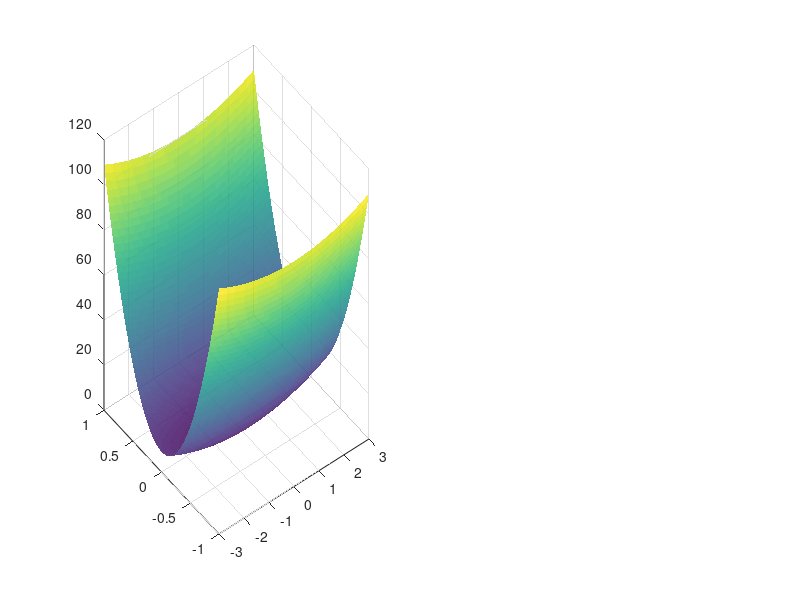

This chart was generated by the following MATLAB code: (Note: this script raises an error after producing the figure.)
%% Zoutendijk demo extendido: superficie 3D + contour en una sola figura
clear; close all; clc;

%% ============================================================
% 1) DEFINIR FUNCIÓN
%     f(x,y) = x^2 + 100 y^2
%% ============================================================
f = @(x,y) x.^2 + 100*y.^2;

% malla para graficar
x = linspace(-3,3,120);
y = linspace(-1,1,120);
[X,Y] = meshgrid(x,y);
Z = f(X,Y);


%% ============================================================
% 2) CREAR FIGURA CON DOS SUBPLOTS
%% ============================================================
figure('Name','Zoutendijk 3D + Contour','NumberTitle','off');
set(gcf,'Position',[200 200 1300 500]);  % ventana grande


%% ============================================================
% SUBPLOT 1: SUPERFICIE 3D
%% ============================================================
subplot(1,2,1);
surf(X,Y,Z,'EdgeColor','none','FaceAlpha',0.85);
colormap(parula);
xlabel('x'); ylabel('y'); zlabel('f(x,y)');
title('Superficie 3D de f(x,y) = x^2 + 100y^2');
view(40,35);
grid on; hold on;

% Punto x_k en la superficie
xk = [2; 0.2];
zk = f(xk(1),xk(2));
plot3(xk(1),xk(2),zk, 'ko', 'MarkerFaceColor','k','MarkerSize',8);


%% ============================================================
% CALCULAR GRADIENTE Y DIRECCIONES
%% ============================================================
grad_fk = [2*xk(1); 200*xk(2)];
neg_grad = -grad_fk;
ng_dir = neg_grad / norm(neg_grad);

delta = 0.5;                        % cos(theta)>=delta
theta_max = acos(delta);
R = @(ang)[cos(ang) -sin(ang); sin(ang) cos(ang)];

b1 = R(+theta_max)*ng_dir;
b2 = R(-theta_max)*ng_dir;
L = 1.0;

bad_dir  = [1; 0.05];  bad_dir  = bad_dir / norm(bad_dir);
good_dir = R(30*pi/180)*ng_dir; 
good_dir = good_dir / norm(good_dir);


%% ============================================================
% SUBPLOT 2: CONTOUR + DIRECCIONES
%% ============================================================
subplot(1,2,2); hold on; grid on; axis equal;
contour(X,Y,Z,30);
xlabel('x'); ylabel('y');
title('Cono de Zoutendijk + Direcciones en el plano (contour)');
view(60,60);
% Punto x_k
plot(xk(1),xk(2),'ko','MarkerFaceColor','k','MarkerSize',8);

% Dibujar gradiente y -gradiente
quiver(xk(1),xk(2), grad_fk(1),grad_fk(2),0.2,'r','LineWidth',1.5);
quiver(xk(1),xk(2), neg_grad(1),neg_grad(2),0.2,'g','LineWidth',1.5);

% Cono
plot([xk(1), xk(1)+L*b1(1)], [xk(2), xk(2)+L*b1(2)], 'g--','LineWidth',1.2);
plot([xk(1), xk(1)+L*b2(1)], [xk(2), xk(2)+L*b2(2)], 'g--','LineWidth',1.2);

% Direccion mala
quiver(xk(1),xk(2),bad_dir(1),bad_dir(2),0.8,'b','LineWidth',1.5);

% Direccion buena
quiver(xk(1),xk(2),good_dir(1),good_dir(2),0.8,'m','LineWidth',1.5);

legend({'contour','x_k','\nabla f','-\nabla f',...
        'Borde cono','Borde cono','Dir mala','Dir buena'},...
        'Location','bestoutside');

xlim([-3 3]); ylim([-1 1]);


%% ============================================================
% 3 PRINT MÉTODOS ANTERIORES
%% ============================================================
fprintf('\n====================== Direcciones en otros métodos ======================\n');

fprintf('\n1) GRADIENT DESCENT\n');
fprintf('   d_k = -∇f(x_k)\n');
fprintf('   Muy estable, siempre dentro del mejor rango (ángulo = 0°).\n');

fprintf('\n2) GAUSS-NEWTON / GAUSS-MELBERG\n');
fprintf('   d_k = -(J^T J)^{-1} J^T f\n');
fprintf('   Puede volverse MUY mala si J^T J está mal condicionado.\n');

fprintf('\n3) CONJUGATE GRADIENT NO LINEAL (FR/PR/HS)\n');
fprintf('   d_k = -∇f(x_k) + β_k d_{k-1}\n');
fprintf('   Si β_k grande → dirección puede volverse casi perpendicular al gradiente.\n');
fprintf('   Aquí Zoutendijk es CRÍTICO para garantizar convergencia global.\n');

fprintf('\n=========================================================================\n');
